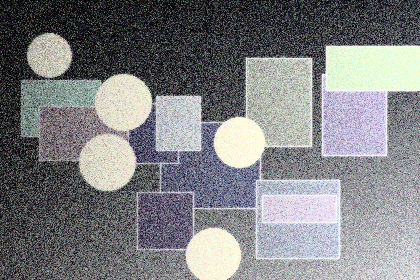
#> input picture results/outputs/global_he/sample_01.png, 420 x 280 px; its folder holds only this picture in this run
$ python run_enhancement.py --input results/outputs/global_he/sample_01.png
#> lines starting #> are read from the running program, lines starting #| are printed output that depends on the picture
### src/image_io.py
from __future__ import annotations

from pathlib import Path
from typing import Iterable

import numpy as np
from PIL import Image


IMAGE_EXTENSIONS = {".jpg", ".jpeg", ".png", ".bmp", ".tif", ".tiff"}


def list_images(path: str | Path) -> list[Path]:
    root = Path(path)
    if root.is_file() and root.suffix.lower() in IMAGE_EXTENSIONS:
        return [root]
    if not root.exists():
        return []
    return sorted(p for p in root.rglob("*") if p.suffix.lower() in IMAGE_EXTENSIONS)


def read_rgb(path: str | Path) -> np.ndarray:
    image = Image.open(path).convert("RGB")
    return np.asarray(image, dtype=np.uint8)


def save_rgb(image: np.ndarray, path: str | Path) -> None:
    output = Path(path)
    output.parent.mkdir(parents=True, exist_ok=True)
    Image.fromarray(to_uint8(image), mode="RGB").save(output)


def to_uint8(image: np.ndarray) -> np.ndarray:
    return np.clip(np.rint(image), 0, 255).astype(np.uint8)


def same_name_reference(input_path: Path, reference_dir: str | Path | None) -> Path | None:
    if reference_dir is None:
        return None
    candidate = Path(reference_dir) / input_path.name
    return candidate if candidate.exists() else None


def make_contact_sheet(images: Iterable[tuple[str, np.ndarray]], tile_width: int = 320) -> Image.Image:
    labeled = list(images)
    if not labeled:
        raise ValueError("At least one image is required")

    font_height = 28
    prepared: list[tuple[str, Image.Image]] = []
    for label, array in labeled:
        pil = Image.fromarray(to_uint8(array), mode="RGB")
        scale = tile_width / max(1, pil.width)
        tile_height = max(1, int(pil.height * scale))
        pil = pil.resize((tile_width, tile_height), Image.Resampling.LANCZOS)
        prepared.append((label, pil))

    width = tile_width * len(prepared)
    height = max(pil.height for _, pil in prepared) + font_height
    sheet = Image.new("RGB", (width, height), "white")

    from PIL import ImageDraw

    draw = ImageDraw.Draw(sheet)
    for idx, (label, pil) in enumerate(prepared):
        x = idx * tile_width
        sheet.paste(pil, (x, font_height))
        draw.text((x + 8, 7), label[:34], fill=(20, 20, 20))
    return sheet

### src/enhancement.py
from __future__ import annotations

from dataclasses import dataclass
from typing import Callable

import numpy as np

from .image_io import to_uint8


@dataclass(frozen=True)
class EnhancementParams:
    clip_limit: float = 2.0
    tile_grid_size: tuple[int, int] = (8, 8)
    gamma: float = 0.65
    filter_size: int = 9
    detail_strength: float = 0.75
    adaptive_clip: bool = True
    denoise: bool = True


def rgb_to_gray(rgb: np.ndarray) -> np.ndarray:
    rgb_f = rgb.astype(np.float32)
    return np.clip(0.299 * rgb_f[..., 0] + 0.587 * rgb_f[..., 1] + 0.114 * rgb_f[..., 2], 0, 255).astype(np.uint8)


def histogram_equalization_gray(gray: np.ndarray) -> np.ndarray:
    values = gray.astype(np.uint8)
    hist = np.bincount(values.ravel(), minlength=256).astype(np.float64)
    cdf = hist.cumsum()
    nonzero = cdf[cdf > 0]
    if nonzero.size == 0:
        return values.copy()
    cdf_min = nonzero[0]
    denom = values.size - cdf_min
    if denom <= 0:
        return values.copy()
    lut = np.rint((cdf - cdf_min) * 255.0 / denom).clip(0, 255).astype(np.uint8)
    return lut[values]


def global_histogram_equalization(rgb: np.ndarray, params: EnhancementParams | None = None) -> np.ndarray:
    ycbcr = rgb_to_ycbcr(rgb)
    ycbcr[..., 0] = histogram_equalization_gray(ycbcr[..., 0].astype(np.uint8))
    return ycbcr_to_rgb(ycbcr)


def gamma_correction(rgb: np.ndarray, gamma: float = 0.65) -> np.ndarray:
    gamma = max(0.05, float(gamma))
    table = np.array([((i / 255.0) ** gamma) * 255.0 for i in range(256)], dtype=np.float32)
    return to_uint8(table[rgb.astype(np.uint8)])


def clahe_gray(gray: np.ndarray, clip_limit: float = 2.0, tile_grid_size: tuple[int, int] = (8, 8)) -> np.ndarray:
    """CLAHE-style local histogram equalization for uint8 grayscale images.

    This pure NumPy implementation mirrors the classical CLAHE idea used by
    OpenCV: split image into tiles, clip each local histogram, redistribute
    excess counts, build tile CDF LUTs, and bilinearly interpolate neighboring
    tile mappings for each pixel.
    """
    image = gray.astype(np.uint8)
    height, width = image.shape
    tiles_y, tiles_x = tile_grid_size
    tiles_y = max(1, int(tiles_y))
    tiles_x = max(1, int(tiles_x))

    y_edges = np.linspace(0, height, tiles_y + 1, dtype=np.int32)
    x_edges = np.linspace(0, width, tiles_x + 1, dtype=np.int32)
    luts = np.zeros((tiles_y, tiles_x, 256), dtype=np.float32)

    for ty in range(tiles_y):
        for tx in range(tiles_x):
            tile = image[y_edges[ty] : y_edges[ty + 1], x_edges[tx] : x_edges[tx + 1]]
            if tile.size == 0:
                luts[ty, tx] = np.arange(256, dtype=np.float32)
                continue
            hist = np.bincount(tile.ravel(), minlength=256).astype(np.float64)
            clip_abs = max(1.0, float(clip_limit) * tile.size / 256.0)
            excess = np.maximum(hist - clip_abs, 0).sum()
            hist = np.minimum(hist, clip_abs)
            hist += excess / 256.0
            cdf = hist.cumsum()
            cdf = (cdf - cdf[0]) / max(1e-9, cdf[-1] - cdf[0])
            luts[ty, tx] = np.clip(cdf * 255.0, 0, 255)

    yy = np.arange(height)
    xx = np.arange(width)
    tile_h = max(1.0, height / tiles_y)
    tile_w = max(1.0, width / tiles_x)
    fy = np.clip((yy + 0.5) / tile_h - 0.5, 0, tiles_y - 1)
    fx = np.clip((xx + 0.5) / tile_w - 0.5, 0, tiles_x - 1)
    y0 = np.floor(fy).astype(np.int32)
    x0 = np.floor(fx).astype(np.int32)
    y1 = np.minimum(y0 + 1, tiles_y - 1)
    x1 = np.minimum(x0 + 1, tiles_x - 1)
    wy = (fy - y0).astype(np.float32)
    wx = (fx - x0).astype(np.float32)

    out = np.empty_like(image, dtype=np.float32)
    for row in range(height):
        vals = image[row, :]
        top = (1 - wx) * luts[y0[row], x0, vals] + wx * luts[y0[row], x1, vals]
        bottom = (1 - wx) * luts[y1[row], x0, vals] + wx * luts[y1[row], x1, vals]
        out[row, :] = (1 - wy[row]) * top + wy[row] * bottom
    return to_uint8(out)


def clahe_grayscale_output(rgb: np.ndarray, params: EnhancementParams | None = None) -> np.ndarray:
    params = params or EnhancementParams()
    enhanced = clahe_gray(rgb_to_gray(rgb), params.clip_limit, params.tile_grid_size)
    return np.repeat(enhanced[..., None], 3, axis=2)


def clahe_hsv_value(rgb: np.ndarray, params: EnhancementParams | None = None) -> np.ndarray:
    params = params or EnhancementParams()
    hsv = rgb_to_hsv(rgb)
    hsv[..., 2] = clahe_gray(to_uint8(hsv[..., 2] * 255.0), params.clip_limit, params.tile_grid_size) / 255.0
    return hsv_to_rgb(hsv)


def gamma_clahe(rgb: np.ndarray, params: EnhancementParams | None = None) -> np.ndarray:
    params = params or EnhancementParams()
    bright = gamma_correction(rgb, params.gamma)
    return clahe_hsv_value(bright, params)


def proposed_filter_clahe(rgb: np.ndarray, params: EnhancementParams | None = None) -> np.ndarray:
    """Paper-inspired low-light enhancement.

    The method follows the selected paper direction: transform to HSV, separate
    the V channel into smoothed illumination and detail layers, enhance the
    illumination layer using adaptive CLAHE, restore detail, and reconstruct RGB.
    """
    params = params or EnhancementParams()
    hsv = rgb_to_hsv(rgb)
    value = hsv[..., 2].astype(np.float32) * 255.0

    working = median_filter(value, 3) if params.denoise else value
    smooth = box_blur(working, params.filter_size)
    detail = value - smooth

    clip_limit = params.clip_limit
    if params.adaptive_clip:
        clip_limit = adaptive_clip_limit(value, base=params.clip_limit)

    enhanced_smooth = clahe_gray(to_uint8(smooth), clip_limit, params.tile_grid_size).astype(np.float32)
    reconstructed = enhanced_smooth + params.detail_strength * detail
    target_mean = 105.0 if float(value.mean()) < 60.0 else min(145.0, float(value.mean()) * 1.45)
    gain = np.clip(target_mean / max(1.0, float(reconstructed.mean())), 1.0, 2.8)
    reconstructed = reconstructed * gain
    reconstructed = np.clip(reconstructed, 0, 255)

    hsv[..., 2] = reconstructed / 255.0
    enhanced_rgb = hsv_to_rgb(hsv)

    # A small saturation restraint avoids unnatural color shifts in very dark images.
    original_hsv = hsv
    output_hsv = rgb_to_hsv(enhanced_rgb)
    output_hsv[..., 1] = np.minimum(output_hsv[..., 1], original_hsv[..., 1] * 1.25 + 0.05)
    return hsv_to_rgb(output_hsv)


def adaptive_clip_limit(value_channel: np.ndarray, base: float = 2.0) -> float:
    mean_v = float(np.mean(value_channel))
    contrast = float(np.std(value_channel))
    darkness_boost = np.clip((110.0 - mean_v) / 110.0, 0.0, 1.0)
    noise_guard = np.clip(contrast / 80.0, 0.0, 1.0)
    return float(np.clip(base + 1.5 * darkness_boost - 0.6 * noise_guard, 1.2, 4.0))


def get_methods() -> dict[str, Callable[[np.ndarray, EnhancementParams | None], np.ndarray]]:
    return {
        "global_he": global_histogram_equalization,
        "clahe_gray": clahe_grayscale_output,
        "clahe_hsv": clahe_hsv_value,
        "gamma_clahe": gamma_clahe,
        "proposed": proposed_filter_clahe,
    }


def rgb_to_ycbcr(rgb: np.ndarray) -> np.ndarray:
    rgb_f = rgb.astype(np.float32)
    r, g, b = rgb_f[..., 0], rgb_f[..., 1], rgb_f[..., 2]
    y = 0.299 * r + 0.587 * g + 0.114 * b
    cb = 128 - 0.168736 * r - 0.331264 * g + 0.5 * b
    cr = 128 + 0.5 * r - 0.418688 * g - 0.081312 * b
    return np.stack([y, cb, cr], axis=-1).astype(np.float32)


def ycbcr_to_rgb(ycbcr: np.ndarray) -> np.ndarray:
    y, cb, cr = ycbcr[..., 0], ycbcr[..., 1] - 128, ycbcr[..., 2] - 128
    r = y + 1.402 * cr
    g = y - 0.344136 * cb - 0.714136 * cr
    b = y + 1.772 * cb
    return to_uint8(np.stack([r, g, b], axis=-1))


def rgb_to_hsv(rgb: np.ndarray) -> np.ndarray:
    rgb_norm = rgb.astype(np.float32) / 255.0
    r, g, b = rgb_norm[..., 0], rgb_norm[..., 1], rgb_norm[..., 2]
    maxc = np.max(rgb_norm, axis=-1)
    minc = np.min(rgb_norm, axis=-1)
    delta = maxc - minc

    h = np.zeros_like(maxc)
    mask = delta > 1e-8
    r_mask = mask & (maxc == r)
    g_mask = mask & (maxc == g)
    b_mask = mask & (maxc == b)
    h[r_mask] = ((g[r_mask] - b[r_mask]) / delta[r_mask]) % 6.0
    h[g_mask] = ((b[g_mask] - r[g_mask]) / delta[g_mask]) + 2.0
    h[b_mask] = ((r[b_mask] - g[b_mask]) / delta[b_mask]) + 4.0
    h /= 6.0

    s = np.zeros_like(maxc)
    nonzero = maxc > 1e-8
    s[nonzero] = delta[nonzero] / maxc[nonzero]
    return np.stack([h, s, maxc], axis=-1).astype(np.float32)


def hsv_to_rgb(hsv: np.ndarray) -> np.ndarray:
    hsv_clip = np.clip(hsv.astype(np.float32), 0.0, 1.0)
    h, s, v = hsv_clip[..., 0] * 6.0, hsv_clip[..., 1], hsv_clip[..., 2]
    i = np.floor(h).astype(np.int32) % 6
    f = h - np.floor(h)
    p = v * (1.0 - s)
    q = v * (1.0 - f * s)
    t = v * (1.0 - (1.0 - f) * s)

    r = np.zeros_like(v)
    g = np.zeros_like(v)
    b = np.zeros_like(v)
    masks = [i == k for k in range(6)]
    r[masks[0]], g[masks[0]], b[masks[0]] = v[masks[0]], t[masks[0]], p[masks[0]]
    r[masks[1]], g[masks[1]], b[masks[1]] = q[masks[1]], v[masks[1]], p[masks[1]]
    r[masks[2]], g[masks[2]], b[masks[2]] = p[masks[2]], v[masks[2]], t[masks[2]]
    r[masks[3]], g[masks[3]], b[masks[3]] = p[masks[3]], q[masks[3]], v[masks[3]]
    r[masks[4]], g[masks[4]], b[masks[4]] = t[masks[4]], p[masks[4]], v[masks[4]]
    r[masks[5]], g[masks[5]], b[masks[5]] = v[masks[5]], p[masks[5]], q[masks[5]]
    return to_uint8(np.stack([r, g, b], axis=-1) * 255.0)


def box_blur(image: np.ndarray, kernel_size: int) -> np.ndarray:
    k = max(1, int(kernel_size))
    if k % 2 == 0:
        k += 1
    pad = k // 2
    padded = np.pad(image.astype(np.float32), pad, mode="edge")
    integral = padded.cumsum(axis=0).cumsum(axis=1)
    integral = np.pad(integral, ((1, 0), (1, 0)), mode="constant")
    h, w = image.shape
    y0 = np.arange(h)
    y1 = y0 + k
    x0 = np.arange(w)
    x1 = x0 + k
    total = (
        integral[y1[:, None], x1[None, :]]
        - integral[y0[:, None], x1[None, :]]
        - integral[y1[:, None], x0[None, :]]
        + integral[y0[:, None], x0[None, :]]
    )
    return total / float(k * k)


def median_filter(image: np.ndarray, kernel_size: int = 3) -> np.ndarray:
    k = max(1, int(kernel_size))
    if k % 2 == 0:
        k += 1
    pad = k // 2
    padded = np.pad(image.astype(np.float32), pad, mode="edge")
    h, w = image.shape
    windows = []
    for dy in range(k):
        for dx in range(k):
            windows.append(padded[dy : dy + h, dx : dx + w])
    return np.median(np.stack(windows, axis=0), axis=0)

### src/metrics.py
from __future__ import annotations

import math

import numpy as np

from .enhancement import rgb_to_gray


def mse(image: np.ndarray, reference: np.ndarray) -> float:
    diff = image.astype(np.float64) - reference.astype(np.float64)
    return float(np.mean(diff * diff))


# [18 lines left out: functions psnr, ssim_simple, not called in this run]


def entropy(image: np.ndarray) -> float:
    gray = rgb_to_gray(image)
    hist = np.bincount(gray.ravel(), minlength=256).astype(np.float64)
    prob = hist / max(1.0, hist.sum())
    prob = prob[prob > 0]
    return float(-(prob * np.log2(prob)).sum())


def brightness(image: np.ndarray) -> float:
    return float(rgb_to_gray(image).mean())


def contrast(image: np.ndarray) -> float:
    return float(rgb_to_gray(image).std())


def colorfulness(image: np.ndarray) -> float:
    rgb = image.astype(np.float64)
    rg = np.abs(rgb[..., 0] - rgb[..., 1])
    yb = np.abs(0.5 * (rgb[..., 0] + rgb[..., 1]) - rgb[..., 2])
    return float(np.sqrt(rg.std() ** 2 + yb.std() ** 2) + 0.3 * np.sqrt(rg.mean() ** 2 + yb.mean() ** 2))


def no_reference_metrics(image: np.ndarray) -> dict[str, float]:
    return {
        "entropy": entropy(image),
        "brightness": brightness(image),
        "contrast": contrast(image),
        "colorfulness": colorfulness(image),
    }


def full_metrics(image: np.ndarray, original: np.ndarray, reference: np.ndarray | None = None) -> dict[str, float | str]:
    values: dict[str, float | str] = no_reference_metrics(image)
    values["brightness_gain"] = brightness(image) - brightness(original)
    values["contrast_gain"] = contrast(image) - contrast(original)
    if reference is not None:
        values["mse"] = mse(image, reference)
        values["psnr"] = psnr(image, reference)
        values["ssim"] = ssim_simple(image, reference)
    else:
        values["mse"] = ""
        values["psnr"] = ""
        values["ssim"] = ""
    return values


def histogram_counts(image: np.ndarray) -> np.ndarray:
    gray = rgb_to_gray(image)
    return np.bincount(gray.ravel(), minlength=256)

### src/pipeline.py
from __future__ import annotations

import csv
import time
from pathlib import Path

import numpy as np
from PIL import Image, ImageDraw

from .enhancement import EnhancementParams, get_methods
from .image_io import list_images, make_contact_sheet, read_rgb, same_name_reference, save_rgb
from .metrics import full_metrics, histogram_counts


def process_dataset(
    input_path: str | Path,
    output_root: str | Path,
    reference_path: str | Path | None = None,
    params: EnhancementParams | None = None,
) -> Path:
    params = params or EnhancementParams()
    output_root = Path(output_root)
    output_dir = output_root / "outputs"
    comparison_dir = output_root / "comparisons"
    histogram_dir = output_root / "histograms"
    output_dir.mkdir(parents=True, exist_ok=True)
    comparison_dir.mkdir(parents=True, exist_ok=True)
    histogram_dir.mkdir(parents=True, exist_ok=True)

    methods = get_methods()
    images = list_images(input_path)
    if not images:
        raise FileNotFoundError(f"No input images found in {input_path}")

    rows: list[dict[str, object]] = []
    for image_path in images:
        original = read_rgb(image_path)
        ref_file = same_name_reference(image_path, reference_path)
        reference = read_rgb(ref_file) if ref_file else None

        comparison_items: list[tuple[str, np.ndarray]] = [("original", original)]
        for method_name, method in methods.items():
            start = time.perf_counter()
            enhanced = method(original, params)
            elapsed_ms = (time.perf_counter() - start) * 1000.0

            save_path = output_dir / method_name / image_path.name
            save_rgb(enhanced, save_path)
            comparison_items.append((method_name, enhanced))

            metrics = full_metrics(enhanced, original, reference)
            row = {
                "image": image_path.name,
                "method": method_name,
                "time_ms": round(elapsed_ms, 3),
                **{k: round(v, 5) if isinstance(v, float) and np.isfinite(v) else v for k, v in metrics.items()},
            }
            rows.append(row)

        sheet = make_contact_sheet(comparison_items)
        sheet.save(comparison_dir / image_path.name)
        save_histogram_panel(comparison_items, histogram_dir / image_path.with_suffix(".png").name)

    metrics_path = output_root / "metrics.csv"
    with metrics_path.open("w", newline="", encoding="utf-8") as handle:
        writer = csv.DictWriter(handle, fieldnames=list(rows[0].keys()))
        writer.writeheader()
        writer.writerows(rows)
    return metrics_path


def save_histogram_panel(images: list[tuple[str, np.ndarray]], path: str | Path) -> None:
    width, height = 640, 280
    panel = Image.new("RGB", (width, height), "white")
    draw = ImageDraw.Draw(panel)
    colors = {
        "original": (50, 50, 50),
        "global_he": (210, 80, 70),
        "clahe_gray": (60, 120, 210),
        "clahe_hsv": (40, 160, 120),
        "gamma_clahe": (180, 120, 30),
        "proposed": (130, 70, 180),
    }
    margin_left, margin_top, plot_w, plot_h = 48, 24, 560, 190
    draw.rectangle([margin_left, margin_top, margin_left + plot_w, margin_top + plot_h], outline=(210, 210, 210))
    for label, image in images:
        hist = histogram_counts(image).astype(np.float64)
        hist = np.log1p(hist)
        hist = hist / max(1e-9, hist.max())
        points = []
        for idx, val in enumerate(hist):
            x = margin_left + int(idx * plot_w / 255)
            y = margin_top + plot_h - int(val * plot_h)
            points.append((x, y))
        draw.line(points, fill=colors.get(label, (0, 0, 0)), width=2)
    y = margin_top + plot_h + 18
    x = margin_left
    for label, _ in images:
        color = colors.get(label, (0, 0, 0))
        draw.rectangle([x, y, x + 12, y + 12], fill=color)
        draw.text((x + 16, y - 2), label, fill=(30, 30, 30))
        x += 110
        if x > width - 120:
            x = margin_left
            y += 20
    Path(path).parent.mkdir(parents=True, exist_ok=True)
    panel.save(path)

### run_enhancement.py
from __future__ import annotations

import argparse

from src.enhancement import EnhancementParams
from src.pipeline import process_dataset


def parse_args() -> argparse.Namespace:
    parser = argparse.ArgumentParser(description="Run low-light image enhancement experiments.")
    parser.add_argument("--input", required=True, help="Input image file or folder.")
    parser.add_argument("--reference", default=None, help="Optional paired reference folder with matching filenames.")
    parser.add_argument("--output", default="results", help="Output folder.")
    parser.add_argument("--clip-limit", type=float, default=2.0)
    parser.add_argument("--tiles", type=int, default=8, help="CLAHE tile grid size, e.g. 8 means 8x8.")
    parser.add_argument("--gamma", type=float, default=0.65)
    parser.add_argument("--filter-size", type=int, default=9)
    parser.add_argument("--detail-strength", type=float, default=0.75)
    parser.add_argument("--no-adaptive-clip", action="store_true")
    parser.add_argument("--no-denoise", action="store_true")
    return parser.parse_args()


def main() -> None:
    args = parse_args()
    params = EnhancementParams(
        clip_limit=args.clip_limit,
        tile_grid_size=(args.tiles, args.tiles),
        gamma=args.gamma,
        filter_size=args.filter_size,
        detail_strength=args.detail_strength,
        adaptive_clip=not args.no_adaptive_clip,
        denoise=not args.no_denoise,
    )
    metrics_path = process_dataset(args.input, args.output, args.reference, params)
#> in read_rgb, image is the input picture: PIL image 420x280 RGB; mean R, G, B 127.5, 128.4, 130.5
#> the loop in process_dataset, `for method_name, method in methods.items():` made 5 passes
#> pass 1, in rgb_to_ycbcr, `r, g, b = rgb_f[..., 0], rgb_f[..., 1], rgb_f[..., 2]`:
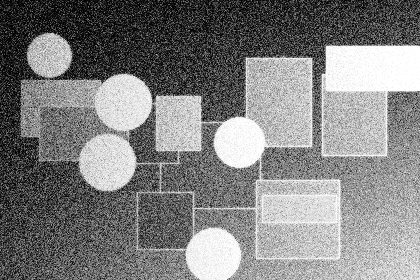
#> g: shape (280, 420) float32; min 0, max 255, mean 128.4
#> pass 1, in rgb_to_ycbcr, `r, g, b = rgb_f[..., 0], rgb_f[..., 1], rgb_f[..., 2]`:
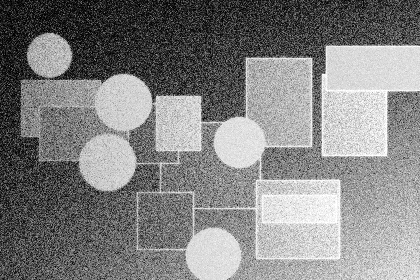
#> b: shape (280, 420) float32; min 0, max 255, mean 130.5
#> after the loop in process_dataset, `for method_name, method in methods.items():`:
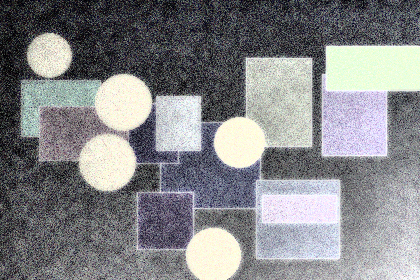
#> enhanced: shape (280, 420, 3); mean R, G, B 132.7, 133.5, 136.1
#> after the loop in process_dataset, `for method_name, method in methods.items():`: comparison_items = 6 items; rows = 5 items
#> in make_contact_sheet, `labeled = list(images)`: labeled = 6 items
#> the loop in make_contact_sheet, `for label, array in labeled:` made 6 passes
#> label on passes 1 to 6: 'original', 'global_he', 'clahe_gray', 'clahe_hsv', 'gamma_clahe', 'proposed'
#> pass 1, in make_contact_sheet, `pil = pil.resize((tile_width, tile_height), Image.Resampling.LANCZOS)`:
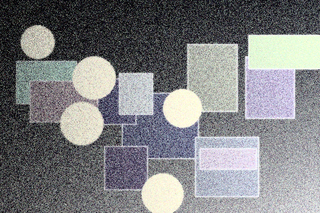
#> pil: PIL image 320x213 RGB; mean R, G, B 127.5, 128.4, 130.5
#> pass 3, in make_contact_sheet, `pil = Image.fromarray(to_uint8(array), mode="RGB")`:
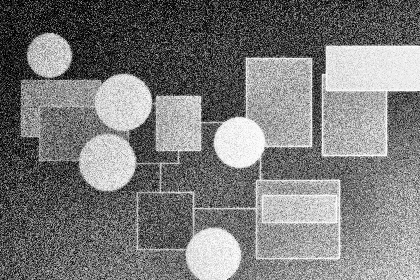
#> pil: PIL image 420x280 RGB; min 0, max 255, mean 121.7
#> in make_contact_sheet, `width = tile_width * len(prepared)`: width = 1920
#> in make_contact_sheet, `height = max(pil.height for _, pil in prepared) + font_height`: height = 241
#> the loop in make_contact_sheet, `for idx, (label, pil) in enumerate(prepared):` made 6 passes
#> (label, x) on passes 1 to 6: ('original', 0), ('global_he', 320), ('clahe_gray', 640), ('clahe_hsv', 960), ('gamma_clahe', 1280), ('proposed', 1600)
#> after the loop in make_contact_sheet, `for idx, (label, pil) in enumerate(prepared):`:
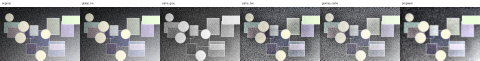
#> sheet: PIL image 1920x241 RGB (shown at 1/4 size); mean R, G, B 143.6, 144.3, 145.8
#> the loop in save_histogram_panel, `for label, image in images:` made 6 passes
#> the loop in save_histogram_panel, `for label, _ in images:` made 6 passes
#> (label, color, y) on pass 5: ('gamma_clahe', (180, 120, 30), 252)
#> after the loop in save_histogram_panel, `for label, _ in images:`: x = 158; y = 252
#> in save_histogram_panel, `panel.save(path)`:
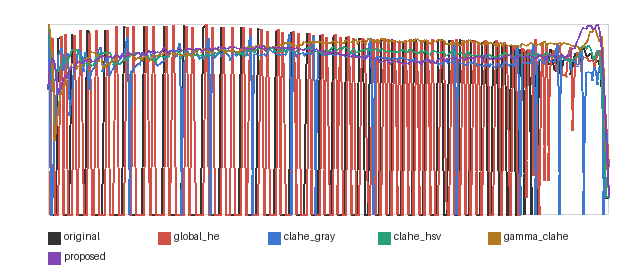
#> saved as sample_01.png: PIL image 640x280 RGB; mean R, G, B 216.7, 192.2, 194.6
    print(f"Done. Metrics saved to {metrics_path}")


if __name__ == "__main__":
    main()
